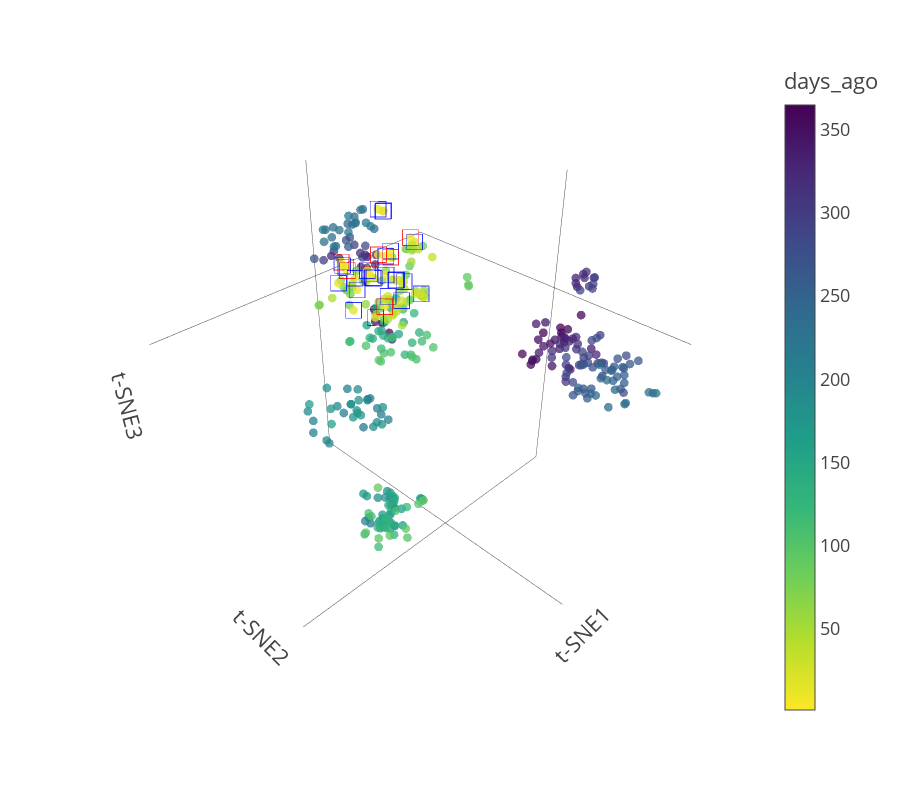

This figure's notebook cell:
### Code cell
# Prep the data
df_numeric = model_df.drop(columns='date_column', errors='ignore')
df_numeric = df_numeric.fillna(0)

# Standardize using Min-Max Scaling
scaler = MinMaxScaler()
df_scaled = pd.DataFrame(scaler.fit_transform(df_numeric), columns=df_numeric.columns).iloc[-365:, :]

# t-SNE dimensionality reduction
tsne = TSNE(n_components=3, random_state=2225, perplexity=30, n_iter=1000)
tsne_results = tsne.fit_transform(df_scaled)

# Add t-SNE results back to the DataFrame
df_scaled['t-SNE1'] = tsne_results[:, 0]
df_scaled['t-SNE2'] = tsne_results[:, 1]
df_scaled['t-SNE3'] = tsne_results[:, 2]

# Add back in a date col for hover labeling
df_scaled['date'] = pd.to_datetime(model_df['date_column'].iloc[-100:])  # Ensure correct slicing
df_scaled['Date'] = df_scaled['date'].dt.strftime('%m-%d-%Y')  # Format as DD-MM-YYYY
df_scaled['days_ago'] = range(len(df_scaled), 0, -1)

# Label which days the data come from
df_scaled['Label'] = 'All Others'
df_scaled.loc[df_scaled.tail(30).head(23).index, 'Label'] = 'Last 30 Days'
df_scaled.loc[df_scaled.tail(7).index, 'Label'] = 'Last 7 Days'

# Create a new column for year to use as gradient coloring
df_scaled['Year'] = df_scaled['date'].dt.year

# Interactive Plotly visualization with hover displaying the date
fig = px.scatter_3d(
    df_scaled, 
    x='t-SNE1', 
    y='t-SNE2', 
    z='t-SNE3', 
    color='days_ago', 
    color_continuous_scale=px.colors.sequential.Viridis[::-1],
    hover_data={'Date': True}  # Show formatted date on hover
)

# Adjust marker size and opacity for the main plot
fig.update_traces(marker=dict(size=3, opacity=0.75))

# Add markers for "Last 30 Days"
last_30_days = df_scaled[df_scaled['Label'] == 'Last 30 Days']
fig.add_trace(
    px.scatter_3d(
        last_30_days,
        x='t-SNE1',
        y='t-SNE2',
        z='t-SNE3',
    ).data[0].update(
        marker=dict(size=6, color='blue', symbol='square-open', opacity=0.8), 
        hoverinfo="none"
    )
)

# Add markers for "Last 7 Days"
last_7_days = df_scaled[df_scaled['Label'] == 'Last 7 Days']
fig.add_trace(
    px.scatter_3d(
        last_7_days,
        x='t-SNE1',
        y='t-SNE2',
        z='t-SNE3',
        hover_data={'Date': False}  # Include date on hover
    ).data[0].update(
        marker=dict(size=6, color='red', symbol='square-open', opacity=0.8), 
        hoverinfo="none"
    )
)

# Adjust figure layout height
fig.update_layout(
    height=800, 
    template="presentation",
    scene=dict(
        xaxis=dict(showgrid=False, showticklabels=False),
        yaxis=dict(showgrid=False, showticklabels=False),
        zaxis=dict(showgrid=False, showticklabels=False),
        aspectmode='cube',
        bgcolor="white"
    ),
)

# Show the figure
fig.show()

### Figure 1 — Plotly figure (JSON) as saved in the notebook; plotly's stock layout.template omitted (floating-point values rounded to 4 significant figures; data arrays with more than 128 entries replaced by an {"elided": "..."} marker saying what was removed)
{"data": [{"customdata": {"elided": "365x1 str values"}, "hovertemplate": "t-SNE1=%{x}<br>t-SNE2=%{y}<br>t-SNE3=%{z}<br>Date=%{customdata[0]}<br>days_ago=%{marker.color}<extra></extra>", "legendgroup": "", "marker": {"color": {"elided": "365 int values"}, "coloraxis": "coloraxis", "opacity": 0.75, "size": 3, "symbol": "circle"}, "mode": "markers", "name": "", "scene": "scene", "showlegend": false, "type": "scatter3d", "x": {"elided": "365 float values"}, "y": {"elided": "365 float values"}, "z": {"elided": "365 float values"}}, {"hoverinfo": "none", "hovertemplate": "t-SNE1=%{x}<br>t-SNE2=%{y}<br>t-SNE3=%{z}<extra></extra>", "legendgroup": "", "marker": {"color": "blue", "opacity": 0.8, "size": 6, "symbol": "square-open"}, "mode": "markers", "name": "", "scene": "scene", "showlegend": false, "type": "scatter3d", "x": [-2.607, -3.803, -4.844, 0.4571, -0.457, -0.8307, -3.389, -0.8425, -2.485, -3.331, 0.9886, 0.4862, -1.927, -0.3464, -1.613, -1.68, -1.729, -1.644, -1.631, -0.6973, -1.849, -2.305, -4.731], "y": [-8.033, -8.473, -8.464, -5.309, -7.78, -5.43, -6.262, -10.33, -10.94, -11.44, -8.333, -6.63, -8.295, -11.61, -12.67, -12.4, -11.27, -8.042, -8.505, -5.763, -8.115, -8.687, -10.92], "z": [0.7374, -0.0003859, 2.855, 1.742, 1.853, 0.8267, -0.0124, 0.7577, 0.521, -0.5734, -0.3425, -0.4508, 6.254, 0.06639, 0.669, 0.6058, -0.9396, 6.378, 6.408, 2.377, 2.928, 1.051, 1.323]}, {"customdata": [["06-01-2025"], ["06-02-2025"], ["06-03-2025"], ["06-04-2025"], ["06-05-2025"], ["06-06-2025"], ["06-07-2025"]], "hoverinfo": "none", "hovertemplate": "t-SNE1=%{x}<br>t-SNE2=%{y}<br>t-SNE3=%{z}<extra></extra>", "legendgroup": "", "marker": {"color": "red", "opacity": 0.8, "size": 6, "symbol": "square-open"}, "mode": "markers", "name": "", "scene": "scene", "showlegend": false, "type": "scatter3d", "x": [-5.114, 1.248, -0.06164, 0.8632, 0.5394, -2.011, -4.031], "y": [-9.199, -4.749, -7.778, -8.937, -9.991, -9.08, -10.13], "z": [2.872, 1.508, 2.335, 2.532, 2.698, 2.644, 1.349]}], "layout": {"coloraxis": {"colorbar": {"title": {"text": "days_ago"}}, "colorscale": [[0, "#fde725"], [0.1111, "#b5de2b"], [0.2222, "#6ece58"], [0.3333, "#35b779"], [0.4444, "#1f9e89"], [0.5556, "#26828e"], [0.6667, "#31688e"], [0.7778, "#3e4989"], [0.8889, "#482878"], [1, "#440154"]]}, "height": 800, "legend": {"tracegroupgap": 0}, "margin": {"t": 60}, "scene": {"aspectmode": "cube", "bgcolor": "white", "domain": {"x": [0, 1], "y": [0, 1]}, "xaxis": {"showgrid": false, "showticklabels": false, "title": {"text": "t-SNE1"}}, "yaxis": {"showgrid": false, "showticklabels": false, "title": {"text": "t-SNE2"}}, "zaxis": {"showgrid": false, "showticklabels": false, "title": {"text": "t-SNE3"}}}}}
